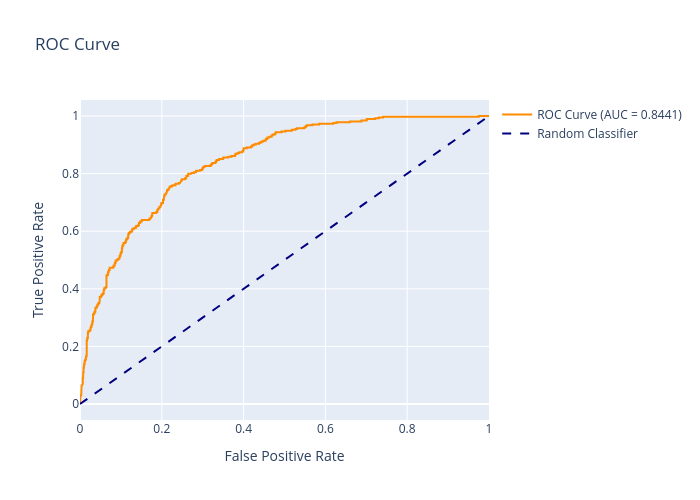

Notebook source saved alongside this figure:
### Code cell
# ROC Curve
fpr, tpr, thresholds = roc_curve(y_test, y_pred_proba)
roc_auc = roc_auc_score(y_test, y_pred_proba)

fig = go.Figure()
fig.add_trace(go.Scatter(x=fpr, y=tpr, mode='lines', 
                         name=f'ROC Curve (AUC = {roc_auc:.4f})',
                         line=dict(color='darkorange', width=2)))
fig.add_trace(go.Scatter(x=[0, 1], y=[0, 1], mode='lines',
                         name='Random Classifier',
                         line=dict(color='navy', width=2, dash='dash')))

fig.update_layout(title='ROC Curve',
                  xaxis_title='False Positive Rate',
                  yaxis_title='True Positive Rate',
                  width=700, height=500)
fig.show()

### Figure 1 — Plotly figure (JSON) as saved in the notebook; plotly's stock layout.template omitted (floating-point values rounded to 4 significant figures; data arrays with more than 128 entries replaced by an {"elided": "..."} marker saying what was removed)
{"data": [{"line": {"color": "darkorange", "width": 2}, "mode": "lines", "name": "ROC Curve (AUC = 0.8441)", "type": "scatter", "x": {"elided": "398 float values"}, "y": {"elided": "398 float values"}}, {"line": {"color": "navy", "dash": "dash", "width": 2}, "mode": "lines", "name": "Random Classifier", "type": "scatter", "x": [0, 1], "y": [0, 1]}], "layout": {"height": 500, "title": {"text": "ROC Curve"}, "width": 700, "xaxis": {"title": {"text": "False Positive Rate"}}, "yaxis": {"title": {"text": "True Positive Rate"}}}}
